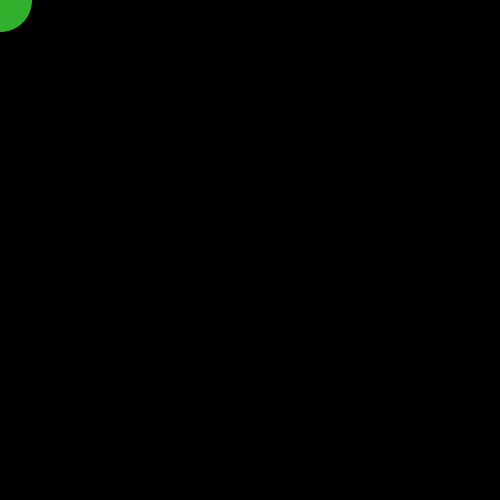
Frame 1 (no input)
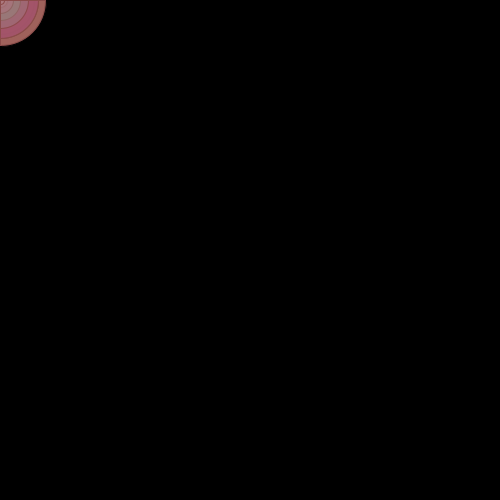
Frame 60 (the mouse pressed at the canvas centre just before this capture)
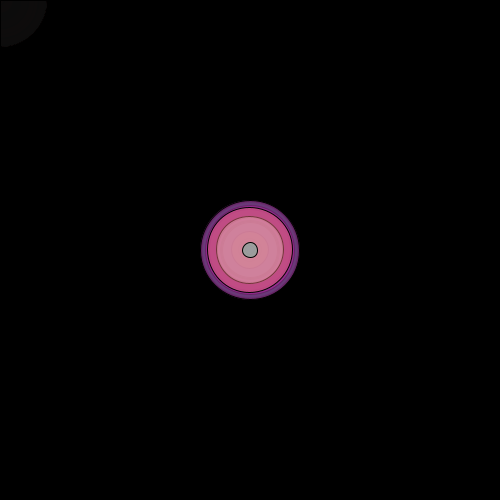
Frame 120 (the mouse held since frame 60 and released just before this capture)

The Processing sketch that drew these frames (run headless with seeded random() and noise(); from frame 60 on, the mouse is pressed at the canvas centre):

// Processing sketch: processing_170428
// ── processing_170428.pde

float circulox; //esto son variables se ponen arriba del sketch para que funciones en todo el sketch
float circuloy;
int dim;
float velocidad = 0.9;
int r =187;
int g =94;
int b =200;


void setup(){
size (500,500);
background(0);
circulox = 10; //coordenadas de la variable
circuloy = 150;
dim = 100;
velocidad = 0.7;
frameRate (30); //velocidad de reproduccion
 
} //fin setup

void draw() {
  
//background (random(255)); //para que se vaya desvaneciendo (truco con superposicion de background)
fill(0, 10);
rect(0,0 , width, height);

//ellipse (circulox, circuloy , dim, dim );
//ellipse (circulox, circuloy , dim, dim );

float dim2 = random (100);
fill (random(0,255) , random(0,255) , random(0,255) , random(100,200));
//ellipse (random(width) , random (height) , dim, dim); //circulo normal
//ellipse (random(width) , random (height) , dim2 , dim2 ); //circulos en diferentes tamaños
ellipse (mouseX , mouseY , dim2 , dim2 ); //circuloa controlados por el  raton

circulox = circulox + velocidad;
println(circulox); //para que aparezca abajo en elm print

} //fin draw

void mousePressed () {
  background (0);
  
}
